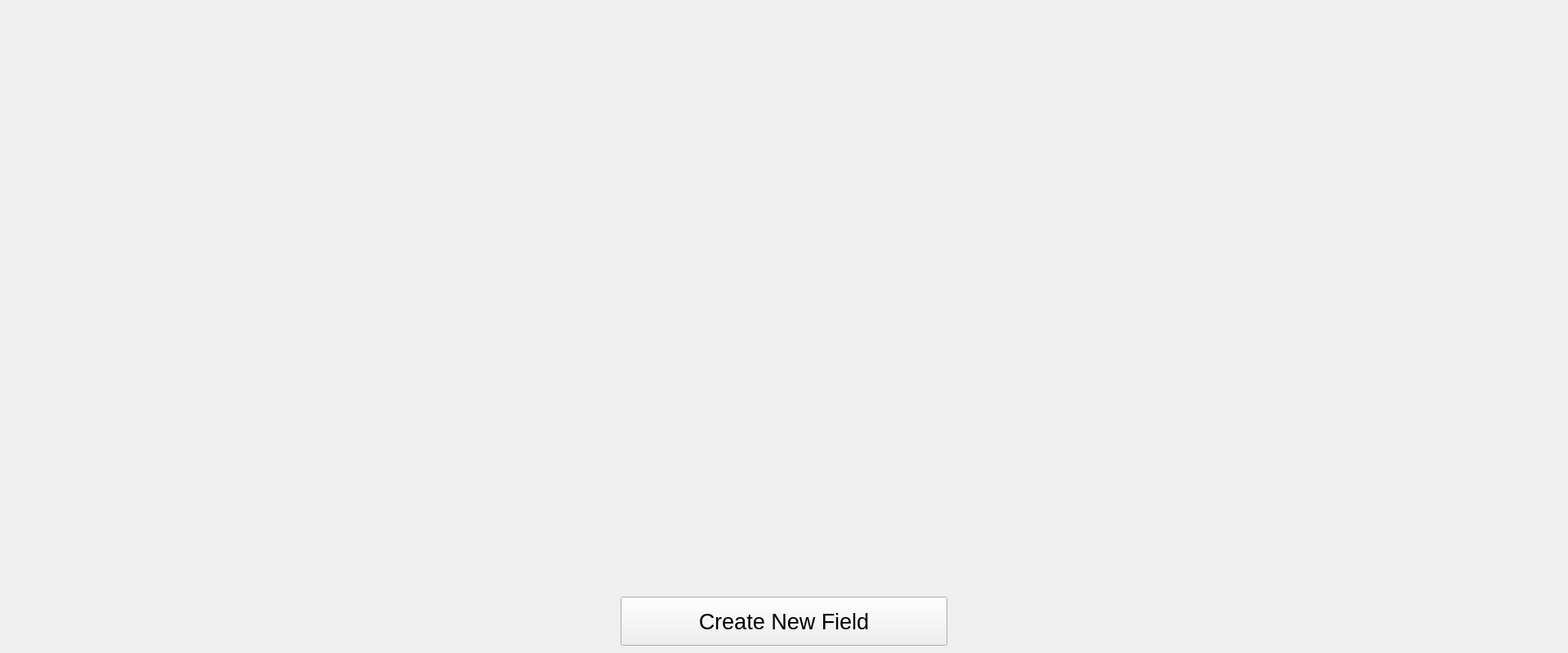
<?xml version="1.0" encoding="UTF-8"?>
<ui version="4.0">
 <class>Designer</class>
 <widget class="QWidget" name="Designer">
  <property name="geometry">
   <rect>
    <x>0</x>
    <y>0</y>
    <width>1920</width>
    <height>800</height>
   </rect>
  </property>
  <property name="windowTitle">
   <string>Form</string>
  </property>
  <layout class="QGridLayout" name="gridLayout">
   <property name="leftMargin">
    <number>0</number>
   </property>
   <property name="topMargin">
    <number>0</number>
   </property>
   <property name="rightMargin">
    <number>0</number>
   </property>
   <property name="bottomMargin">
    <number>0</number>
   </property>
   <property name="spacing">
    <number>0</number>
   </property>
   <item row="0" column="0">
    <widget class="QScrollArea" name="scrollArea">
     <property name="frameShape">
      <enum>QFrame::NoFrame</enum>
     </property>
     <property name="frameShadow">
      <enum>QFrame::Plain</enum>
     </property>
     <property name="lineWidth">
      <number>0</number>
     </property>
     <property name="widgetResizable">
      <bool>true</bool>
     </property>
     <widget class="QWidget" name="scrollAreaWidgetContents">
      <property name="geometry">
       <rect>
        <x>0</x>
        <y>0</y>
        <width>1920</width>
        <height>800</height>
       </rect>
      </property>
      <layout class="QGridLayout" name="gridLayout_2">
       <item row="2" column="0">
        <spacer name="horizontalSpacer">
         <property name="orientation">
          <enum>Qt::Horizontal</enum>
         </property>
         <property name="sizeHint" stdset="0">
          <size>
           <width>40</width>
           <height>20</height>
          </size>
         </property>
        </spacer>
       </item>
       <item row="2" column="1">
        <widget class="QPushButton" name="createField">
         <property name="sizePolicy">
          <sizepolicy hsizetype="Preferred" vsizetype="Fixed">
           <horstretch>0</horstretch>
           <verstretch>0</verstretch>
          </sizepolicy>
         </property>
         <property name="minimumSize">
          <size>
           <width>400</width>
           <height>60</height>
          </size>
         </property>
         <property name="baseSize">
          <size>
           <width>0</width>
           <height>0</height>
          </size>
         </property>
         <property name="font">
          <font>
           <pointsize>20</pointsize>
          </font>
         </property>
         <property name="text">
          <string>Create New Field</string>
         </property>
        </widget>
       </item>
       <item row="2" column="2">
        <spacer name="horizontalSpacer_2">
         <property name="orientation">
          <enum>Qt::Horizontal</enum>
         </property>
         <property name="sizeHint" stdset="0">
          <size>
           <width>40</width>
           <height>20</height>
          </size>
         </property>
        </spacer>
       </item>
       <item row="0" column="0" colspan="3">
        <layout class="QHBoxLayout" name="horizontalLayout">
         <item>
          <spacer name="horizontalSpacer_3">
           <property name="orientation">
            <enum>Qt::Horizontal</enum>
           </property>
           <property name="sizeHint" stdset="0">
            <size>
             <width>40</width>
             <height>20</height>
            </size>
           </property>
          </spacer>
         </item>
         <item>
          <layout class="QVBoxLayout" name="fieldContainer">
           <item>
            <widget class="TextField" name="widget" native="true">
             <property name="minimumSize">
              <size>
               <width>970</width>
               <height>230</height>
              </size>
             </property>
            </widget>
           </item>
          </layout>
         </item>
         <item>
          <spacer name="horizontalSpacer_4">
           <property name="orientation">
            <enum>Qt::Horizontal</enum>
           </property>
           <property name="sizeHint" stdset="0">
            <size>
             <width>40</width>
             <height>20</height>
            </size>
           </property>
          </spacer>
         </item>
        </layout>
       </item>
       <item row="1" column="1">
        <spacer name="verticalSpacer">
         <property name="orientation">
          <enum>Qt::Vertical</enum>
         </property>
         <property name="sizeHint" stdset="0">
          <size>
           <width>20</width>
           <height>40</height>
          </size>
         </property>
        </spacer>
       </item>
      </layout>
     </widget>
    </widget>
   </item>
  </layout>
 </widget>
 <customwidgets>
  <customwidget>
   <class>TextField</class>
   <extends>QWidget</extends>
   <header>widgets/editor/Fields/TextField/textfield.h</header>
   <container>1</container>
  </customwidget>
 </customwidgets>
 <resources/>
 <connections/>
</ui>
